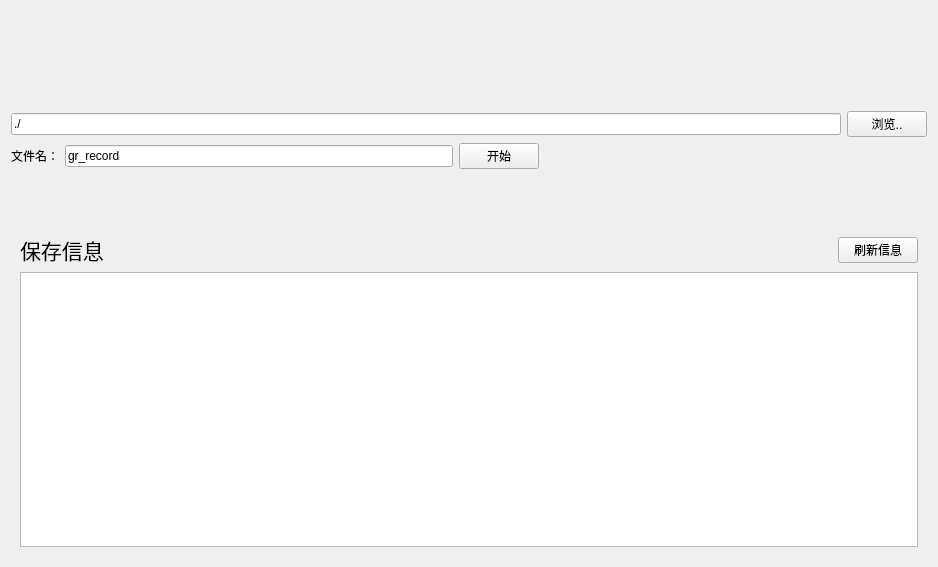
<?xml version="1.0" encoding="UTF-8"?>
<ui version="4.0">
 <class>record_page</class>
 <widget class="QWidget" name="record_page">
  <property name="geometry">
   <rect>
    <x>0</x>
    <y>0</y>
    <width>938</width>
    <height>567</height>
   </rect>
  </property>
  <property name="windowTitle">
   <string>Form</string>
  </property>
  <layout class="QVBoxLayout" name="verticalLayout">
   <item>
    <spacer name="verticalSpacer">
     <property name="orientation">
      <enum>Qt::Vertical</enum>
     </property>
     <property name="sizeType">
      <enum>QSizePolicy::Fixed</enum>
     </property>
     <property name="sizeHint" stdset="0">
      <size>
       <width>20</width>
       <height>100</height>
      </size>
     </property>
    </spacer>
   </item>
   <item>
    <layout class="QHBoxLayout" name="horizontalLayout">
     <item>
      <widget class="QLineEdit" name="lineEdit_filepath">
       <property name="text">
        <string>./</string>
       </property>
       <property name="readOnly">
        <bool>true</bool>
       </property>
      </widget>
     </item>
     <item>
      <widget class="QPushButton" name="button_browse">
       <property name="text">
        <string>浏览..</string>
       </property>
      </widget>
     </item>
    </layout>
   </item>
   <item>
    <layout class="QHBoxLayout" name="horizontalLayout_3">
     <item>
      <widget class="QLabel" name="label">
       <property name="text">
        <string>文件名：</string>
       </property>
      </widget>
     </item>
     <item>
      <widget class="QLineEdit" name="lineEdit_filename">
       <property name="inputMask">
        <string/>
       </property>
       <property name="text">
        <string>gr_record</string>
       </property>
       <property name="maxLength">
        <number>32</number>
       </property>
       <property name="frame">
        <bool>true</bool>
       </property>
      </widget>
     </item>
     <item>
      <widget class="QPushButton" name="button_recording">
       <property name="text">
        <string>开始</string>
       </property>
       <property name="checkable">
        <bool>true</bool>
       </property>
      </widget>
     </item>
     <item>
      <spacer name="horizontalSpacer_2">
       <property name="orientation">
        <enum>Qt::Horizontal</enum>
       </property>
       <property name="sizeHint" stdset="0">
        <size>
         <width>40</width>
         <height>20</height>
        </size>
       </property>
      </spacer>
     </item>
    </layout>
   </item>
   <item>
    <spacer name="verticalSpacer_2">
     <property name="orientation">
      <enum>Qt::Vertical</enum>
     </property>
     <property name="sizeType">
      <enum>QSizePolicy::Fixed</enum>
     </property>
     <property name="sizeHint" stdset="0">
      <size>
       <width>20</width>
       <height>50</height>
      </size>
     </property>
    </spacer>
   </item>
   <item>
    <widget class="QFrame" name="frame_2">
     <property name="frameShape">
      <enum>QFrame::NoFrame</enum>
     </property>
     <property name="frameShadow">
      <enum>QFrame::Raised</enum>
     </property>
     <layout class="QVBoxLayout" name="verticalLayout_3">
      <item>
       <layout class="QVBoxLayout" name="verticalLayout_2">
        <item>
         <layout class="QHBoxLayout" name="horizontalLayout_2">
          <item>
           <widget class="QLabel" name="label_2">
            <property name="maximumSize">
             <size>
              <width>16777215</width>
              <height>40</height>
             </size>
            </property>
            <property name="text">
             <string>&lt;html&gt;&lt;head/&gt;&lt;body&gt;&lt;p&gt;&lt;span style=&quot; font-size:16pt;&quot;&gt;保存信息&lt;/span&gt;&lt;/p&gt;&lt;/body&gt;&lt;/html&gt;</string>
            </property>
            <property name="textFormat">
             <enum>Qt::RichText</enum>
            </property>
           </widget>
          </item>
          <item>
           <spacer name="horizontalSpacer">
            <property name="orientation">
             <enum>Qt::Horizontal</enum>
            </property>
            <property name="sizeHint" stdset="0">
             <size>
              <width>40</width>
              <height>20</height>
             </size>
            </property>
           </spacer>
          </item>
          <item>
           <widget class="QPushButton" name="button_reflash">
            <property name="text">
             <string>刷新信息</string>
            </property>
           </widget>
          </item>
         </layout>
        </item>
        <item>
         <widget class="QListWidget" name="list_record">
          <property name="editTriggers">
           <set>QAbstractItemView::NoEditTriggers</set>
          </property>
         </widget>
        </item>
       </layout>
      </item>
     </layout>
    </widget>
   </item>
  </layout>
 </widget>
 <resources/>
 <connections>
  <connection>
   <sender>button_reflash</sender>
   <signal>clicked()</signal>
   <receiver>list_record</receiver>
   <slot>clear()</slot>
   <hints>
    <hint type="sourcelabel">
     <x>894</x>
     <y>280</y>
    </hint>
    <hint type="destinationlabel">
     <x>867</x>
     <y>327</y>
    </hint>
   </hints>
  </connection>
 </connections>
</ui>
